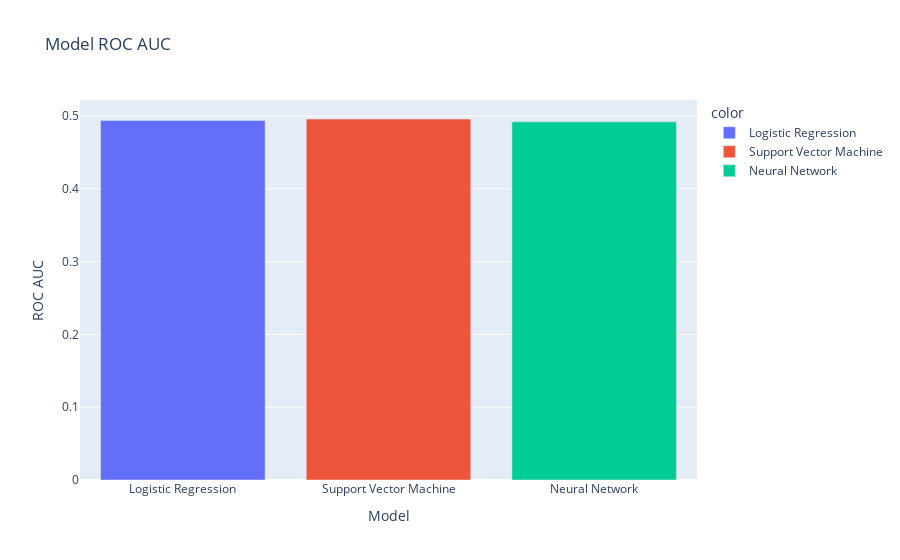

Here is the notebook cell this chart was saved with:
### Code cell
auc_fig = px.bar(
    x = ['Logistic Regression', 'Support Vector Machine', 'Neural Network'],
    y = [log_auc, svm_auc, ann_auc],
    labels = {'x': 'Model', 'y': 'ROC AUC'},
    color = ['Logistic Regression', 'Support Vector Machine', 'Neural Network'],
    title = 'Model ROC AUC'
)
auc_fig.show()

### Figure 1 — Plotly figure (JSON) as saved in the notebook; plotly's stock layout.template omitted (floating-point values rounded to 4 significant figures)
{"data": [{"hovertemplate": "color=Logistic Regression<br>Model=%{x}<br>ROC AUC=%{y}<extra></extra>", "legendgroup": "Logistic Regression", "marker": {"color": "#636efa", "pattern": {"shape": ""}}, "name": "Logistic Regression", "orientation": "v", "showlegend": true, "textposition": "auto", "type": "bar", "x": ["Logistic Regression"], "xaxis": "x", "y": [0.4941], "yaxis": "y"}, {"hovertemplate": "color=Support Vector Machine<br>Model=%{x}<br>ROC AUC=%{y}<extra></extra>", "legendgroup": "Support Vector Machine", "marker": {"color": "#EF553B", "pattern": {"shape": ""}}, "name": "Support Vector Machine", "orientation": "v", "showlegend": true, "textposition": "auto", "type": "bar", "x": ["Support Vector Machine"], "xaxis": "x", "y": [0.4961], "yaxis": "y"}, {"hovertemplate": "color=Neural Network<br>Model=%{x}<br>ROC AUC=%{y}<extra></extra>", "legendgroup": "Neural Network", "marker": {"color": "#00cc96", "pattern": {"shape": ""}}, "name": "Neural Network", "orientation": "v", "showlegend": true, "textposition": "auto", "type": "bar", "x": ["Neural Network"], "xaxis": "x", "y": [0.4922], "yaxis": "y"}], "layout": {"barmode": "relative", "legend": {"title": {"text": "color"}, "tracegroupgap": 0}, "title": {"text": "Model ROC AUC"}, "xaxis": {"anchor": "y", "domain": [0, 1], "title": {"text": "Model"}}, "yaxis": {"anchor": "x", "domain": [0, 1], "title": {"text": "ROC AUC"}}}}
